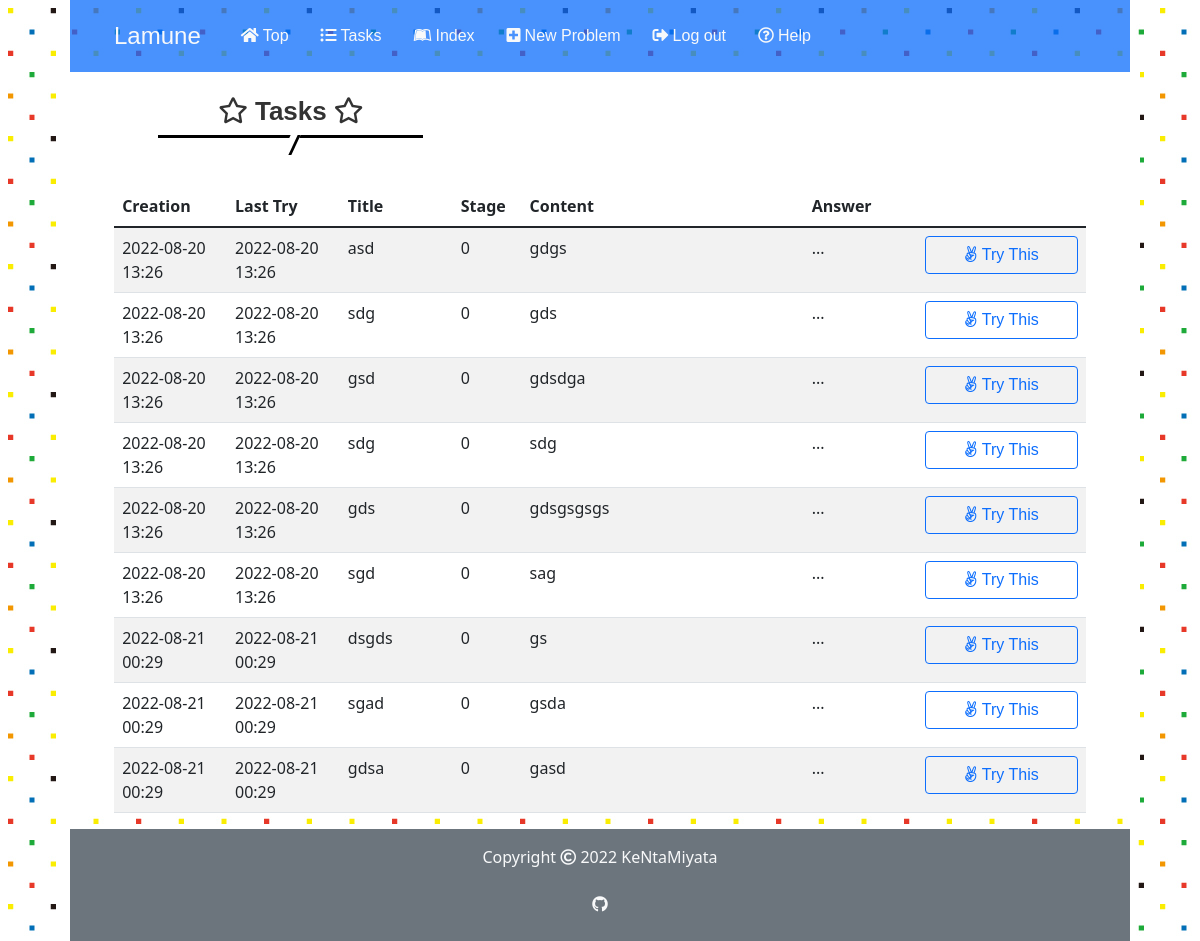
Screenshot of /2/tasks (signed in) with the database file from the repository.
### app.py (models this page shows)
class Problem(db.Model):
    id = db.Column(db.Integer, primary_key=True)
    user_id = db.Column(db.Integer, db.ForeignKey('user.id'), nullable=False)
    title = db.Column(db.String(50), nullable=False)
    body = db.Column(db.String(500), nullable=False)
    answer = db.Column(db.String(500), nullable=False)
    stage = db.Column(db.Integer, default=0)
    last_time = db.Column(db.DateTime, nullable=False,
                          default=datetime.datetime.now(pytz.timezone('Asia/Tokyo')))
    created_at = db.Column(db.DateTime, nullable=False,
                           default=datetime.datetime.now(pytz.timezone('Asia/Tokyo')))
    solved_history = db.Column(db.String)

### app.py (the view)
@app.route("/<int:user_id>/tasks", methods=["GET"])
@login_required
def tasks(user_id):
    if user_id != current_user.id:
        return apology("You can't look this page! Get out!", 401)
    tasks = []
    my_problems = Problem.query.filter_by(user_id=user_id).all()
    for problem in my_problems:
        passed_time = datetime.datetime.now(pytz.timezone(
            'Asia/Tokyo')).replace(tzinfo=None) - problem.last_time
        if passed_time >= stage_list[problem.stage]:
            tasks.append(problem)
        else:
            continue
    return render_template("tasks.html", problems=tasks, user=current_user)

### app.py (called while the page is built)
@login_manager.user_loader
def load_user(user_id):
    return User.query.get(int(user_id))

### helpers.py (called while the page is built)
def show_datetime(t):
    return t.strftime('%Y-%m-%d %H:%M')

### templates/tasks.html (shortened to what this page needs)
{% extends "layout.html" %}
{% block main %}
    <div class="col-lg-3 col-md-4 col-12 offset-md-1 pt-4">
        <h2><i class="far fa-star"></i> Tasks <i class="far fa-star"></i></h2>
    </div>
    <div class="col-11 mx-auto mt-5">
        <table class="table table-striped text-start index d-none d-md-block">
            <thead>
                <tr>
                    <th style="width: 10%">Creation</th>
                    <th style="width: 10%">Last Try</th>
                    <th style="width: 10%">Title</th>
                    <th style="width: 5%">Stage</th>
                    <th style="width: 25%">Content</th>
                    <th style="width: 10%">Answer</th>
                    <th style="width: 15%"></th>
                </tr>
            </thead>
            <tbody>
                {% for problem in problems %}
                <tr data-href="/{{ user.id }}/{{ problem.id }}">
                    <td>{{ problem.created_at | show_datetime }}</td>
                    <td>{{ problem.last_time | show_datetime }}</td>
                    <td>{{ problem.title }}</td>
                    <td>{{ problem.stage }}</td>
                    <td>
                    </td>
                    <td>...</td>
                    <td><a class="btn btn-outline-primary w-100" href="/{{ user.id }}/{{ problem.id }}/trytry"><i class="fab fa-angellist"></i> Try This</a></td>
                </tr>
                {% endfor %}
            </tbody>
        </table>
    </div>
{% endblock %}

### static/stylesheet/styles.css (style rules this page uses)
* { padding: 0; margin: 0; box-sizing: border-box; }
a { text-decoration: none; }
body { width: 90%; height: 100%; margin: 0 auto; background-image: url(../images/lamune_side_back.jpg); }
h1, h2, h3, .navbar-brand, .nav-link, .btn { font-family: Chalkduster, "Bradley Hand", "Segoe Print", sans-serif; }
h2 { position: relative; padding-bottom: 0.5rem; border-bottom: 3px solid black; background-color: white; color: #333; font-weight: bold; font-size: 26px; }
h2:before { position: absolute; top: 100%; left: 50%; transform: translateX(-50%) skew(-25deg); height: 20px; width: 10px; border-right: 3px solid black; background-color: white; content: ""; }

### rows the page displays
Problem: created_at|show_datetime "2022-08-20 13:26", last_time|show_datetime "2022-08-20 13:26", title "asd", stage "0"
Problem: created_at|show_datetime "2022-08-20 13:26", last_time|show_datetime "2022-08-20 13:26", title "sdg", stage "0"
Problem: created_at|show_datetime "2022-08-20 13:26", last_time|show_datetime "2022-08-20 13:26", title "gsd", stage "0"
Problem: created_at|show_datetime "2022-08-20 13:26", last_time|show_datetime "2022-08-20 13:26", title "sdg", stage "0"
Problem: created_at|show_datetime "2022-08-20 13:26", last_time|show_datetime "2022-08-20 13:26", title "gds", stage "0"
Problem: created_at|show_datetime "2022-08-20 13:26", last_time|show_datetime "2022-08-20 13:26", title "sgd", stage "0"
Problem: created_at|show_datetime "2022-08-21 00:29", last_time|show_datetime "2022-08-21 00:29", title "dsgds", stage "0"
Problem: created_at|show_datetime "2022-08-21 00:29", last_time|show_datetime "2022-08-21 00:29", title "sgad", stage "0"
Problem: created_at|show_datetime "2022-08-21 00:29", last_time|show_datetime "2022-08-21 00:29", title "gdsa", stage "0"
